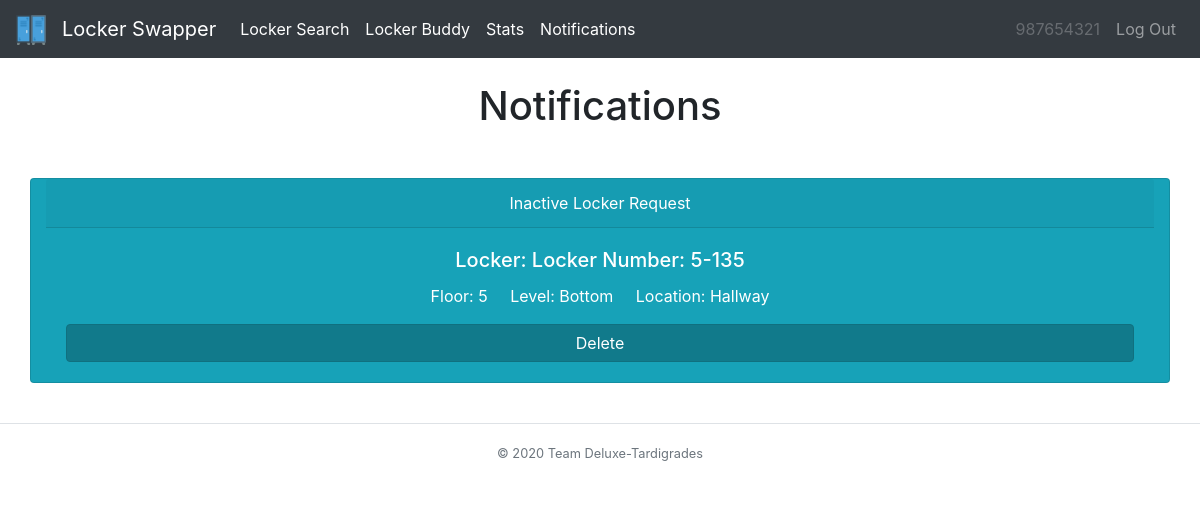
Page /notifs (signed in) on the committed database.
### tables this page shows
CREATE TABLE locker_tbl (locker INT, owner TEXT, combo TEXT, floor INT, level INT, location TEXT, status TEXT);

### __init__.py (the view)
@app.route("/notifs")
@login_required
def notifs():
    looper=[]
    buddy=[]
    locker=[]
    dissolve = []
    all = db_manager.getAllNotifs(session["osis"])
    for value in range(len(all)):
        looper.append(value)
    for value in all:
        if(value[4] != "L"):
            temp=db_manager.getUserInfo(value[2])
            temp[5]=temp[5].split("|")
            buddy.append(temp)
        if(value[4] == "L"):
            them = db_manager.getUserInfo(value[2])
            locker.append(db_manager.getLockerInfo(them[2],them[0]))
        if(value[4] == "D"):
            dissolve.append(db_manager.getDissolveInfo(session['osis']))
    open = db_manager.getMess(session["osis"],1)
    close = db_manager.getMess(session["osis"],0)
    user=session['osis']
    return render_template("notifs.html", heading="Notifications", all=all, open=open, close=close, looper=looper, buddy=buddy, locker=locker, dissolve = dissolve, user=user)

### __init__.py (called while the page is built)
def login_required(f):
    @wraps(f)
    def dec(*args, **kwargs):
        if 'osis' in session:
            return f(*args, **kwargs)
        flash('You must be logged in to view this page!', 'danger')
        return redirect('/')
    return dec

### db_builder.py (called while the page is built)
def execmany(cmd, inputs):
    db = sqlite3.connect(DB_FILE)
    c = db.cursor()
    output = c.execute(cmd, inputs)
    db.commit()
    return output

### db_manager.py (called while the page is built)
def getUserInfo(osis):
    q = "SELECT * from user_tbl WHERE osis=?"
    inputs = (osis,)
    data = execmany(q, inputs).fetchone()
    info = [data[0],data[1],data[2],data[3],data[4],data[5],data[6]]
    return info

def getLockerInfo(locker,osis):
    q = "SELECT * from locker_tbl WHERE locker=? AND owner = ?"
    inputs = (locker,osis)
    data = execmany(q, inputs).fetchone()
    info=[]
    if data is not None:
        for value in data:
            info.append(value)
    return info

def getMess(osis,num):
    q="SELECT * FROM transaction_tbl WHERE recipient=? AND status = ?"
    inputs = (osis,num)
    data = execmany(q,inputs).fetchall()
    info=[]
    temp=[]
    if data is None:
        return info
    for value in data:
        for cell in value:
            temp.append(cell)
        info.append(temp)
        temp=[]
    return info

def getAllNotifs(osis):
    q="SELECT * FROM transaction_tbl WHERE recipient=?"
    inputs = (osis,)
    data = execmany(q,inputs).fetchall()
    info=[]
    temp=[]
    if data is None:
        return info
    for value in data:
        for cell in value:
            temp.append(cell)
        info.append(temp)
        temp=[]
    return info

### templates/notifs.html (shortened to what this page needs)
{% extends "base.html" %}
{% block body %}
{% for item in looper %}
  {% if all[item] in close %}
  <form action="/giveup" method="post">
    <div class="row">
      <div class="card text-white text-center bg-info my-3 col-md-12">
        <div class="card-header">{% if all[item][4] == "B" %} Inactive Buddy Request {% endif %} {% if all[item][4] == "L" %} Inactive Locker Request {% endif %} {% if all[item][4] == "D" %} Inactive Dissolve Buddy Request {% endif %}</div>
        <div class="card-body">
          <h5 class="card-title">{% if all[item][4] == "L" %} Locker: Locker Number: {{locker[item][3]}}-{{locker[item][0]}} {% endif %} </h5>
          <p class="card-text">{% if all[item][4] == "L" %}Floor: {{locker[item][3]}} &nbsp; &nbsp; Level: {{locker[item][4]}} &nbsp; &nbsp; Location: {{locker[item][5]}}{% endif %} </p>
          <button type="submit" class="btn btn-info btn-block active" name="return" value="notifs">Delete</button>
        </div>
      </div>
    </div>
  </form>
  {% endif %}
{% endfor %}
{% endblock %}

### rows in the picture
locker_tbl: floor "5", locker "135", floor "5", level "Bottom", location "Hallway"

### other values in the picture
{{ user }} "987654321"
{{ heading }} "Notifications"
